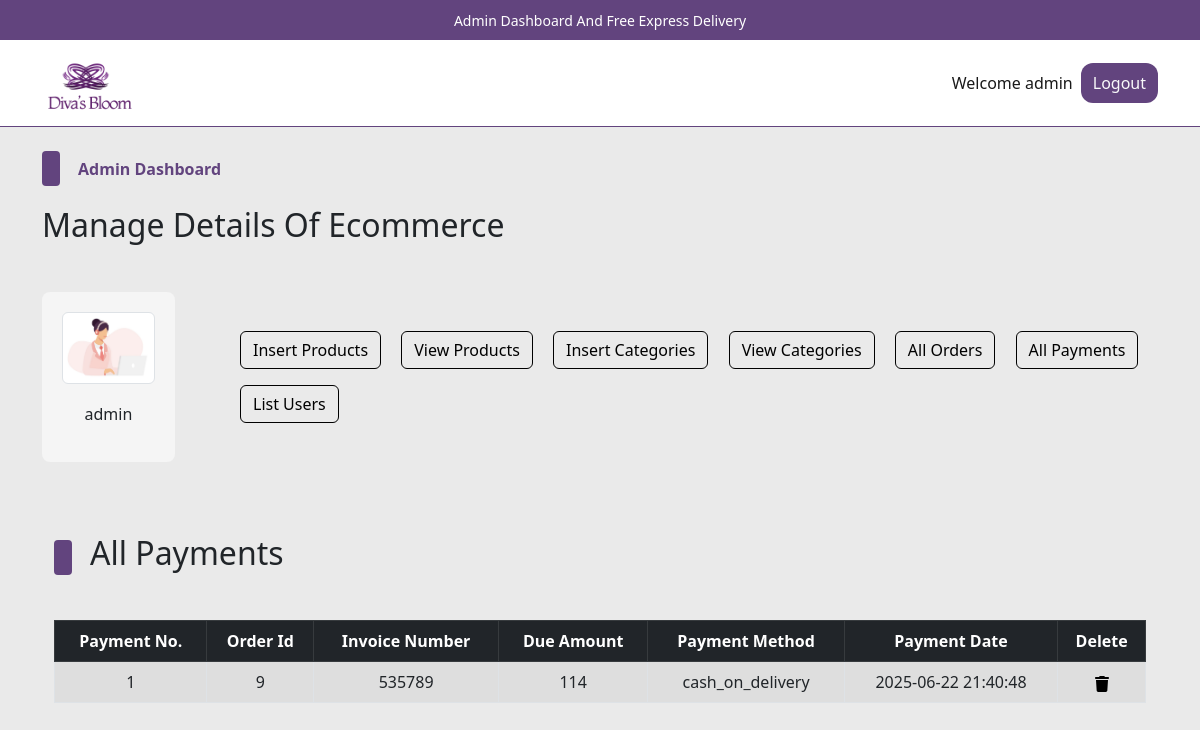
The app's page /admin/index.php?list_payments (signed in) with its own data.
### tables this page shows
CREATE TABLE `user_table` (
  `user_id` int(11) NOT NULL,
  `username` varchar(100) NOT NULL,
  `user_email` varchar(100) NOT NULL,
  `user_password` varchar(255) NOT NULL,
  `user_image` varchar(255) NOT NULL,
  `user_ip` varchar(100) NOT NULL,
  `user_address` varchar(255) NOT NULL,
  `user_mobile` varchar(20) NOT NULL,
  `role` enum('admin','user') NOT NULL DEFAULT 'user'
);

CREATE TABLE `user_payments` (
  `payment_id` int(11) NOT NULL,
  `order_id` int(11) NOT NULL,
  `invoice_number` int(11) NOT NULL,
  `amount` int(11) NOT NULL,
  `payment_method` varchar(255) NOT NULL,
  `payment_date` timestamp NOT NULL DEFAULT current_timestamp() ON UPDATE current_timestamp()
);

### admin/index.php (the view, shortened to what this page needs)
<?php
include('../functions/common_function.php');
if(isset($_SESSION['username'])){
    $username = $_SESSION['username'];
    $get_admin_data = "SELECT * FROM `user_table` WHERE username = ? AND role = 'admin'";
    $stmt = mysqli_prepare($con, $get_admin_data);
    mysqli_stmt_bind_param($stmt, "s", $username);
    mysqli_stmt_execute($stmt);
    $get_admin_result = mysqli_stmt_get_result($stmt);
    if($get_admin_result && mysqli_num_rows($get_admin_result) > 0){
        $row_fetch_admin_data = mysqli_fetch_array($get_admin_result);
        $username = $row_fetch_admin_data['username'];
        $user_image = $row_fetch_admin_data['user_image'];
    } else {
        $_SESSION['error_message'] = 'Access denied. Not an admin.';
        header('Location: users_aera/user_login.php');
        exit();
    }
} else {
    header('Location: users_aera/user_login.php');
    exit();
}
?>
<!DOCTYPE html>
<html lang="en">
<head>
    <link rel="stylesheet" href="../assets/css/bootstrap.css" />
    <link rel="stylesheet" href="../assets/css/main.css" />
</head>
<body>
    <div class="upper-nav primary-bg p-2 px-3 text-center text-break">
        <span>Admin Dashboard And Free Express Delivery</span>
    </div>
    <nav class="navbar navbar-expand-lg navbar-light bg-light">
        <div class="container">
        <a class="navbar-brand d-flex align-items-center gap-2" href="./index.php">
                <img src="./admin_images/Logo.png" alt="Diva's Bloom Logo" style="height: 60px;">
            </a>
            <div class="collapse navbar-collapse" id="navbarSupportedContentad">
                <ul class="navbar-nav ms-auto mb-2 mb-lg-0">
                    <li class="nav-item">
                        <a class="nav-link active" aria-current="page" href="./index.php">Welcome <?php echo $username;?></a>
                    </li>
                    <li class="nav-item">
                    <button class="btn btn-primary p-0 px-1">
                            <a href="./admin_logout.php" class="nav-link text-light">Logout</a>
                        </button>
                    </li>
                </ul>
            </div>
        </div>
    </nav>
    <div class="control">
        <div class="container pt-4 pb-0">
            <div class="categ-header">
                <div class="sub-title">
                    <span class="shape"></span>
                    <span class="title">Admin Dashboard</span>
                </div>
                <h2>Manage Details Of Ecommerce</h2>
            </div>
            <div class="row align-items-center">
                <div class="col-md-2">
                    <div class="admin-image">
                        <img src="../users_area/user_images/<?php echo urlencode($user_image); ?>" class="img-thumbnail" alt="Admin Photo">
                        <p><?php echo $username;?></p>
                    </div>
                </div>
                <div class="col-md-10">
                    <div class="buttons">
                        <button class="btn btn-outline-primary m-2">
                            <a href="./insert_product.php" class="nav-link">Insert Products</a>
                        </button>
                        <button class="btn btn-outline-primary m-2">
                            <a href="index.php?view_products" class="nav-link">View Products</a>
                        </button>
                        <button class="btn btn-outline-primary m-2">
                            <a href="index.php?insert_category" class="nav-link">Insert Categories</a>
                        </button>
                        <button class="btn btn-outline-primary m-2">
                            <a href="index.php?view_categories" class="nav-link">View Categories</a>
                        </button>
                        <button class="btn btn-outline-primary m-2">
                            <a href="index.php?list_orders" class="nav-link">All Orders</a>
                        </button>
                        <button class="btn btn-outline-primary m-2">
                            <a href="index.php?list_payments" class="nav-link">All Payments</a>
                        </button>
                        <button class="btn btn-outline-primary m-2">
                            <a href="index.php?list_users" class="nav-link">List Users</a>
                        </button>
                    </div>
                </div>
            </div>
        </div>
    </div>
    <div class="container">
        <div class="divider"></div>
    </div>
    <div class="change-page">
        <div class="container">
            <?php
            if(isset($_GET['list_payments'])){
                include('./list_payments.php');
            }
            ?>
        </div>
    </div>
</body>
</html>

### admin/list_payments.php (shortened to what this page needs)
<!DOCTYPE html>
<html lang="en">
<head>
</head>
<body>
    <div class="container">
        <div class="categ-header">
            <div class="sub-title">
                <span class="shape"></span>
                <h2>All Payments</h2>
            </div>
        </div>
        <div class="table-data">
            <table class="table table-bordered table-hover table-striped text-center">
                <thead class="table-dark">
                    <?php
                    $get_payment_query = "SELECT * FROM `user_payments`";
                    $get_payment_result = mysqli_query($con, $get_payment_query);
                    $row_count = mysqli_num_rows($get_payment_result);
                    if($row_count!=0){
                        echo "
                        <tr>
                        <th>Payment No.</th>
                        <th>Order Id</th>
                        <th>Invoice Number</th>
                        <th>Due Amount</th>
                        <th>Payment Method</th>
                        <th>Payment Date</th>
                        <th>Delete</th>
                    </tr>
                    ";
                    }
                    ?>
                </thead>
                <tbody>
                    <?php
                    if ($row_count == 0) {
                        echo "<h2 class='text-center text-light p-2 bg-dark'>No payments yet</h2>";
                    } else {
                        $id_number = 1;
                        while ($row_fetch_payments = mysqli_fetch_array($get_payment_result)) {
                            $payment_id = $row_fetch_payments['payment_id'];
                            $order_id = $row_fetch_payments['order_id'];
                            $invoice_number = $row_fetch_payments['invoice_number'];
                            $amount_due = $row_fetch_payments['amount'];
                            $payment_method = $row_fetch_payments['payment_method'];
                            $payment_date = $row_fetch_payments['payment_date'];
                            echo "
                            <tr>
                            <td>$id_number</td>
                            <td>$order_id</td>
                            <td>$invoice_number</td>
                            <td>$amount_due</td>
                            <td>$payment_method</td>
                            <td>$payment_date</td>
                            <td>
                                <a href='index.php?delete_payment=$payment_id' data-bs-toggle='modal' data-bs-target='#deleteModal_$payment_id'>
                                </a>
                                <div class='modal fade' id='deleteModal_$payment_id' tabindex='-1' aria-labelledby='deleteModal_$payment_id.Label' aria-hidden='true'>
                                                            <a class='text-light' href='index.php?delete_payment=$payment_id'>
                                                                Delete Payment No. <strong>$id_number</strong>
                                                            </a>
                                </div>
                            </td>
                        </tr>
                            ";
                            $id_number++;
                        }
                    }
                    ?>
                </tbody>
            </table>
        </div>
    </div>
</body>
</html>

### assets/css/main.css (style rules this page uses)
* { -webkit-box-sizing: border-box; -moz-box-sizing: border-box; box-sizing: border-box; margin: 0; padding: 0; }
html { scroll-behavior: smooth; }
body { background-color:rgb(234, 234, 234); }
a { text-decoration: none; color: #000000; cursor: pointer; }
button, input[type="submit"] { cursor: pointer; }
ul { list-style: none; }
.primary-bg { background-color: #62447E; }
.divider { background-color: #eaeaea; height: 1.5px; width: 100%; margin-top: 30px; margin-bottom: 40px; }
.container .categ-header { display: flex; flex-direction: column; gap: 20px; margin-bottom: 40px; }
.container .categ-header .sub-title { display: flex; flex-direction: row; gap: 18px; align-items: center; }
.container .categ-header .sub-title span:nth-of-type(1) { width: 18px; height: 35px; background-color: #62447E; border-radius: 4px; -webkit-border-radius: 4px; -moz-border-radius: 4px; -ms-border-radius: 4px; -o-border-radius: 4px; }
.shape { display: inline-block; width: 18px; height: 35px; background-color: #62447E; border-radius: 4px; -webkit-border-radius: 4px; -moz-border-radius: 4px; -ms-border-radius: 4px; -o-border-radius: 4px; }
.container .categ-header .sub-title span:nth-of-type(2) { color: #62447E; font-weight: bold; }
.upper-nav span { color: #ffffff; font-size: 14px; }
.bg-light { background-color: #ffffff !important; border-bottom: 1px solid #62447E; }
.control .container .row .admin-image { width: 80%; background-color: #F5F5F5; padding: 20px; display: flex; flex-direction: column; gap:18px; align-items: center; border-radius: 8px; -webkit-border-radius: 8px; -moz-border-radius: 8px; -ms-border-radius: 8px; -o-border-radius: 8px; }
.control .container .row .admin-image img { width: 100%; }
.control .container .row .buttons a.nav-link { transition: 0s; -webkit-transition: 0s; -moz-transition: 0s; -ms-transition: 0s; -o-transition: 0s; }
td { vertical-align: middle; }
.navbar-brand { color: #62447E; }
.btn-primary { background-color: #62447E; border: none; border-radius: 12px; transition: background-color 0.3s ease; }

### records on screen
user_table: username "admin", user_image (picture)
user_payments: order "9", invoice_number "535789", amount "114", payment_method "cash_on_delivery", payment_date "2025-06-22 21:40:48"
